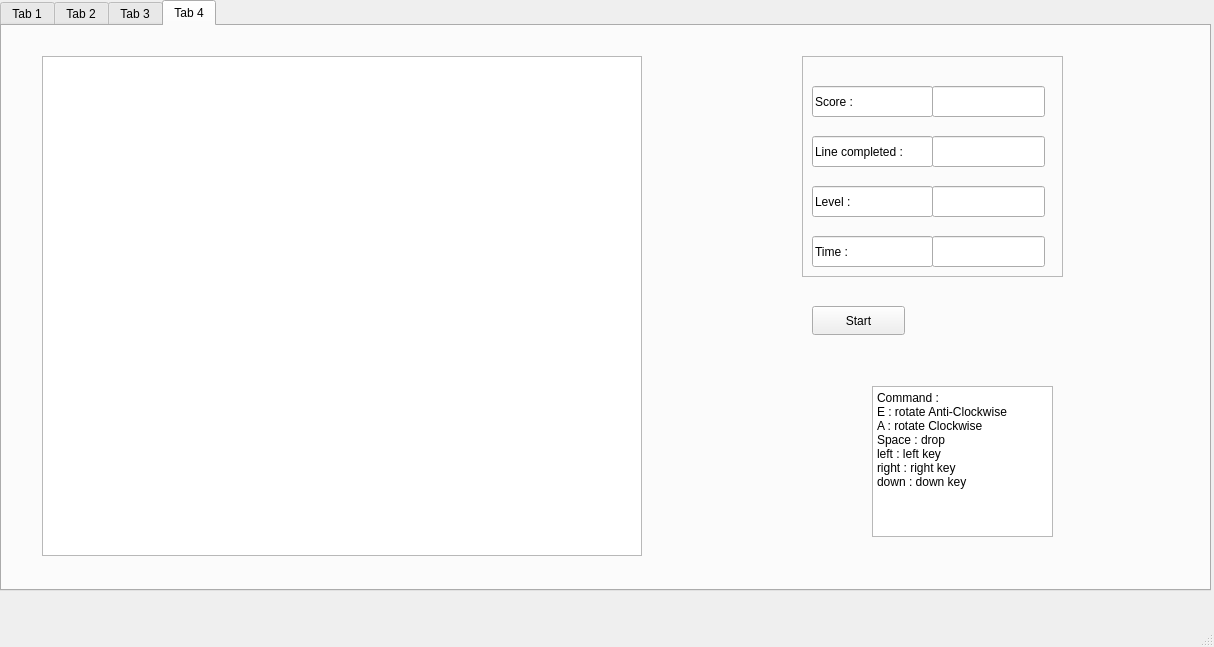
<?xml version="1.0" encoding="UTF-8"?>
<ui version="4.0">
 <class>MainWindow</class>
 <widget class="QMainWindow" name="MainWindow">
  <property name="geometry">
   <rect>
    <x>0</x>
    <y>0</y>
    <width>1214</width>
    <height>647</height>
   </rect>
  </property>
  <property name="windowTitle">
   <string>MainWindow</string>
  </property>
  <widget class="QWidget" name="centralwidget">
   <widget class="QTabWidget" name="tabWidget">
    <property name="geometry">
     <rect>
      <x>0</x>
      <y>0</y>
      <width>1211</width>
      <height>591</height>
     </rect>
    </property>
    <property name="currentIndex">
     <number>3</number>
    </property>
    <property name="movable">
     <bool>false</bool>
    </property>
    <property name="tabBarAutoHide">
     <bool>true</bool>
    </property>
    <widget class="QWidget" name="tab">
     <property name="enabled">
      <bool>true</bool>
     </property>
     <attribute name="title">
      <string>Tab 1</string>
     </attribute>
     <widget class="QTextEdit" name="textEdit_4">
      <property name="geometry">
       <rect>
        <x>30</x>
        <y>20</y>
        <width>311</width>
        <height>31</height>
       </rect>
      </property>
      <property name="readOnly">
       <bool>true</bool>
      </property>
      <property name="html">
       <string>&lt;!DOCTYPE HTML PUBLIC &quot;-//W3C//DTD HTML 4.0//EN&quot; &quot;http://www.w3.org/TR/REC-html40/strict.dtd&quot;&gt;
&lt;html&gt;&lt;head&gt;&lt;meta name=&quot;qrichtext&quot; content=&quot;1&quot; /&gt;&lt;meta charset=&quot;utf-8&quot; /&gt;&lt;style type=&quot;text/css&quot;&gt;
p, li { white-space: pre-wrap; }
hr { height: 1px; border-width: 0; }
li.unchecked::marker { content: &quot;\2610&quot;; }
li.checked::marker { content: &quot;\2612&quot;; }
&lt;/style&gt;&lt;/head&gt;&lt;body style=&quot; font-family:'Segoe UI'; font-size:9pt; font-weight:400; font-style:normal;&quot;&gt;
&lt;p style=&quot; margin-top:0px; margin-bottom:0px; margin-left:0px; margin-right:0px; -qt-block-indent:0; text-indent:0px;&quot;&gt;Would you like to play with the regular size ? &lt;/p&gt;&lt;/body&gt;&lt;/html&gt;</string>
      </property>
     </widget>
     <widget class="QCheckBox" name="checkBoxPersoSizeYes">
      <property name="geometry">
       <rect>
        <x>30</x>
        <y>70</y>
        <width>48</width>
        <height>24</height>
       </rect>
      </property>
      <property name="text">
       <string>Yes</string>
      </property>
      <property name="autoExclusive">
       <bool>true</bool>
      </property>
     </widget>
     <widget class="QCheckBox" name="checkBoxPersoSizeNo">
      <property name="geometry">
       <rect>
        <x>30</x>
        <y>110</y>
        <width>51</width>
        <height>31</height>
       </rect>
      </property>
      <property name="text">
       <string>No</string>
      </property>
      <property name="autoExclusive">
       <bool>true</bool>
      </property>
     </widget>
     <widget class="QPushButton" name="SubmitPersoSize">
      <property name="geometry">
       <rect>
        <x>250</x>
        <y>110</y>
        <width>93</width>
        <height>29</height>
       </rect>
      </property>
      <property name="text">
       <string>Submit</string>
      </property>
     </widget>
    </widget>
    <widget class="QWidget" name="tab_2">
     <attribute name="title">
      <string>Tab 2</string>
     </attribute>
     <widget class="QLineEdit" name="HeightBoard">
      <property name="geometry">
       <rect>
        <x>130</x>
        <y>30</y>
        <width>113</width>
        <height>26</height>
       </rect>
      </property>
      <property name="mouseTracking">
       <bool>false</bool>
      </property>
      <property name="frame">
       <bool>false</bool>
      </property>
     </widget>
     <widget class="QLineEdit" name="lineEdit_2">
      <property name="geometry">
       <rect>
        <x>10</x>
        <y>30</y>
        <width>113</width>
        <height>26</height>
       </rect>
      </property>
      <property name="text">
       <string>Chose height :</string>
      </property>
      <property name="readOnly">
       <bool>true</bool>
      </property>
     </widget>
     <widget class="QLineEdit" name="lineEdit_3">
      <property name="geometry">
       <rect>
        <x>10</x>
        <y>90</y>
        <width>113</width>
        <height>26</height>
       </rect>
      </property>
      <property name="text">
       <string>Chose width :</string>
      </property>
      <property name="readOnly">
       <bool>true</bool>
      </property>
     </widget>
     <widget class="QLineEdit" name="WidthBoard">
      <property name="geometry">
       <rect>
        <x>130</x>
        <y>90</y>
        <width>113</width>
        <height>26</height>
       </rect>
      </property>
      <property name="mouseTracking">
       <bool>false</bool>
      </property>
      <property name="frame">
       <bool>false</bool>
      </property>
     </widget>
     <widget class="QTextEdit" name="textEdit_3">
      <property name="geometry">
       <rect>
        <x>10</x>
        <y>150</y>
        <width>201</width>
        <height>91</height>
       </rect>
      </property>
      <property name="readOnly">
       <bool>true</bool>
      </property>
      <property name="html">
       <string>&lt;!DOCTYPE HTML PUBLIC &quot;-//W3C//DTD HTML 4.0//EN&quot; &quot;http://www.w3.org/TR/REC-html40/strict.dtd&quot;&gt;
&lt;html&gt;&lt;head&gt;&lt;meta name=&quot;qrichtext&quot; content=&quot;1&quot; /&gt;&lt;meta charset=&quot;utf-8&quot; /&gt;&lt;style type=&quot;text/css&quot;&gt;
p, li { white-space: pre-wrap; }
hr { height: 1px; border-width: 0; }
li.unchecked::marker { content: &quot;\2610&quot;; }
li.checked::marker { content: &quot;\2612&quot;; }
&lt;/style&gt;&lt;/head&gt;&lt;body style=&quot; font-family:'Segoe UI'; font-size:9pt; font-weight:400; font-style:normal;&quot;&gt;
&lt;p style=&quot; margin-top:0px; margin-bottom:0px; margin-left:0px; margin-right:0px; -qt-block-indent:0; text-indent:0px;&quot;&gt;(The minimum size is 10x10 and maximum size is 25x30)&lt;/p&gt;&lt;/body&gt;&lt;/html&gt;</string>
      </property>
     </widget>
     <widget class="QPushButton" name="SubmitSize">
      <property name="geometry">
       <rect>
        <x>270</x>
        <y>90</y>
        <width>93</width>
        <height>29</height>
       </rect>
      </property>
      <property name="text">
       <string>Submit</string>
      </property>
     </widget>
    </widget>
    <widget class="QWidget" name="tab_3">
     <property name="toolTip">
      <string>&lt;html&gt;&lt;head/&gt;&lt;body&gt;&lt;p&gt;&lt;br/&gt;&lt;/p&gt;&lt;/body&gt;&lt;/html&gt;</string>
     </property>
     <property name="styleSheet">
      <string notr="true"/>
     </property>
     <attribute name="title">
      <string>Tab 3</string>
     </attribute>
     <widget class="QTextEdit" name="textEdit_5">
      <property name="geometry">
       <rect>
        <x>30</x>
        <y>20</y>
        <width>311</width>
        <height>31</height>
       </rect>
      </property>
      <property name="readOnly">
       <bool>true</bool>
      </property>
      <property name="html">
       <string>&lt;!DOCTYPE HTML PUBLIC &quot;-//W3C//DTD HTML 4.0//EN&quot; &quot;http://www.w3.org/TR/REC-html40/strict.dtd&quot;&gt;
&lt;html&gt;&lt;head&gt;&lt;meta name=&quot;qrichtext&quot; content=&quot;1&quot; /&gt;&lt;meta charset=&quot;utf-8&quot; /&gt;&lt;style type=&quot;text/css&quot;&gt;
p, li { white-space: pre-wrap; }
hr { height: 1px; border-width: 0; }
li.unchecked::marker { content: &quot;\2610&quot;; }
li.checked::marker { content: &quot;\2612&quot;; }
&lt;/style&gt;&lt;/head&gt;&lt;body style=&quot; font-family:'Segoe UI'; font-size:9pt; font-weight:400; font-style:normal;&quot;&gt;
&lt;p style=&quot; margin-top:0px; margin-bottom:0px; margin-left:0px; margin-right:0px; -qt-block-indent:0; text-indent:0px;&quot;&gt;Would you like to pre-fill your board ?&lt;/p&gt;&lt;/body&gt;&lt;/html&gt;</string>
      </property>
     </widget>
     <widget class="QPushButton" name="SubmitPrefill">
      <property name="geometry">
       <rect>
        <x>250</x>
        <y>110</y>
        <width>93</width>
        <height>29</height>
       </rect>
      </property>
      <property name="text">
       <string>Submit</string>
      </property>
     </widget>
     <widget class="QCheckBox" name="CheckBoxPrefillNo">
      <property name="geometry">
       <rect>
        <x>30</x>
        <y>110</y>
        <width>51</width>
        <height>31</height>
       </rect>
      </property>
      <property name="text">
       <string>No</string>
      </property>
      <property name="autoExclusive">
       <bool>true</bool>
      </property>
     </widget>
     <widget class="QCheckBox" name="checkBoxPrefillYes">
      <property name="geometry">
       <rect>
        <x>30</x>
        <y>70</y>
        <width>48</width>
        <height>24</height>
       </rect>
      </property>
      <property name="text">
       <string>Yes</string>
      </property>
      <property name="autoExclusive">
       <bool>true</bool>
      </property>
     </widget>
    </widget>
    <widget class="QWidget" name="tab_4">
     <attribute name="title">
      <string>Tab 4</string>
     </attribute>
     <widget class="QGraphicsView" name="TetrisBoard">
      <property name="geometry">
       <rect>
        <x>40</x>
        <y>30</y>
        <width>600</width>
        <height>500</height>
       </rect>
      </property>
     </widget>
     <widget class="QFrame" name="frame">
      <property name="geometry">
       <rect>
        <x>800</x>
        <y>30</y>
        <width>261</width>
        <height>221</height>
       </rect>
      </property>
      <property name="frameShape">
       <enum>QFrame::StyledPanel</enum>
      </property>
      <property name="frameShadow">
       <enum>QFrame::Raised</enum>
      </property>
      <widget class="QLineEdit" name="Time">
       <property name="geometry">
        <rect>
         <x>130</x>
         <y>180</y>
         <width>113</width>
         <height>31</height>
        </rect>
       </property>
       <property name="readOnly">
        <bool>true</bool>
       </property>
      </widget>
      <widget class="QLineEdit" name="lineEdit_8">
       <property name="geometry">
        <rect>
         <x>10</x>
         <y>130</y>
         <width>121</width>
         <height>31</height>
        </rect>
       </property>
       <property name="text">
        <string>Level : </string>
       </property>
       <property name="readOnly">
        <bool>true</bool>
       </property>
      </widget>
      <widget class="QLineEdit" name="Level">
       <property name="geometry">
        <rect>
         <x>130</x>
         <y>130</y>
         <width>113</width>
         <height>31</height>
        </rect>
       </property>
       <property name="readOnly">
        <bool>true</bool>
       </property>
      </widget>
      <widget class="QLineEdit" name="lineEdit_9">
       <property name="geometry">
        <rect>
         <x>10</x>
         <y>80</y>
         <width>121</width>
         <height>31</height>
        </rect>
       </property>
       <property name="text">
        <string>Line completed :</string>
       </property>
       <property name="readOnly">
        <bool>true</bool>
       </property>
      </widget>
      <widget class="QLineEdit" name="LineCompleted">
       <property name="geometry">
        <rect>
         <x>130</x>
         <y>80</y>
         <width>113</width>
         <height>31</height>
        </rect>
       </property>
       <property name="readOnly">
        <bool>true</bool>
       </property>
      </widget>
      <widget class="QLineEdit" name="Score">
       <property name="geometry">
        <rect>
         <x>130</x>
         <y>30</y>
         <width>113</width>
         <height>31</height>
        </rect>
       </property>
       <property name="readOnly">
        <bool>true</bool>
       </property>
      </widget>
      <widget class="QLineEdit" name="lineEdit_11">
       <property name="geometry">
        <rect>
         <x>10</x>
         <y>180</y>
         <width>121</width>
         <height>31</height>
        </rect>
       </property>
       <property name="text">
        <string>Time :</string>
       </property>
       <property name="readOnly">
        <bool>true</bool>
       </property>
      </widget>
      <widget class="QLineEdit" name="lineEdit_10">
       <property name="geometry">
        <rect>
         <x>10</x>
         <y>30</y>
         <width>121</width>
         <height>31</height>
        </rect>
       </property>
       <property name="text">
        <string>Score :</string>
       </property>
       <property name="readOnly">
        <bool>true</bool>
       </property>
      </widget>
     </widget>
     <widget class="QTextEdit" name="textEdit">
      <property name="geometry">
       <rect>
        <x>870</x>
        <y>360</y>
        <width>181</width>
        <height>151</height>
       </rect>
      </property>
      <property name="readOnly">
       <bool>true</bool>
      </property>
      <property name="html">
       <string>&lt;!DOCTYPE HTML PUBLIC &quot;-//W3C//DTD HTML 4.0//EN&quot; &quot;http://www.w3.org/TR/REC-html40/strict.dtd&quot;&gt;
&lt;html&gt;&lt;head&gt;&lt;meta name=&quot;qrichtext&quot; content=&quot;1&quot; /&gt;&lt;meta charset=&quot;utf-8&quot; /&gt;&lt;style type=&quot;text/css&quot;&gt;
p, li { white-space: pre-wrap; }
hr { height: 1px; border-width: 0; }
li.unchecked::marker { content: &quot;\2610&quot;; }
li.checked::marker { content: &quot;\2612&quot;; }
&lt;/style&gt;&lt;/head&gt;&lt;body style=&quot; font-family:'Segoe UI'; font-size:9pt; font-weight:400; font-style:normal;&quot;&gt;
&lt;p style=&quot; margin-top:0px; margin-bottom:0px; margin-left:0px; margin-right:0px; -qt-block-indent:0; text-indent:0px;&quot;&gt;Command : &lt;/p&gt;
&lt;p style=&quot; margin-top:0px; margin-bottom:0px; margin-left:0px; margin-right:0px; -qt-block-indent:0; text-indent:0px;&quot;&gt;E : rotate Anti-Clockwise&lt;/p&gt;
&lt;p style=&quot; margin-top:0px; margin-bottom:0px; margin-left:0px; margin-right:0px; -qt-block-indent:0; text-indent:0px;&quot;&gt;A : rotate Clockwise&lt;/p&gt;
&lt;p style=&quot; margin-top:0px; margin-bottom:0px; margin-left:0px; margin-right:0px; -qt-block-indent:0; text-indent:0px;&quot;&gt;Space : drop &lt;/p&gt;
&lt;p style=&quot; margin-top:0px; margin-bottom:0px; margin-left:0px; margin-right:0px; -qt-block-indent:0; text-indent:0px;&quot;&gt;left : left key&lt;/p&gt;
&lt;p style=&quot; margin-top:0px; margin-bottom:0px; margin-left:0px; margin-right:0px; -qt-block-indent:0; text-indent:0px;&quot;&gt;right : right key &lt;/p&gt;
&lt;p style=&quot; margin-top:0px; margin-bottom:0px; margin-left:0px; margin-right:0px; -qt-block-indent:0; text-indent:0px;&quot;&gt;down : down key&lt;/p&gt;&lt;/body&gt;&lt;/html&gt;</string>
      </property>
     </widget>
     <widget class="QPushButton" name="ButtonStart">
      <property name="geometry">
       <rect>
        <x>810</x>
        <y>280</y>
        <width>93</width>
        <height>29</height>
       </rect>
      </property>
      <property name="text">
       <string>Start</string>
      </property>
     </widget>
    </widget>
   </widget>
  </widget>
  <widget class="QMenuBar" name="menubar">
   <property name="geometry">
    <rect>
     <x>0</x>
     <y>0</y>
     <width>1214</width>
     <height>26</height>
    </rect>
   </property>
  </widget>
  <widget class="QStatusBar" name="statusbar"/>
 </widget>
 <resources/>
 <connections/>
</ui>
